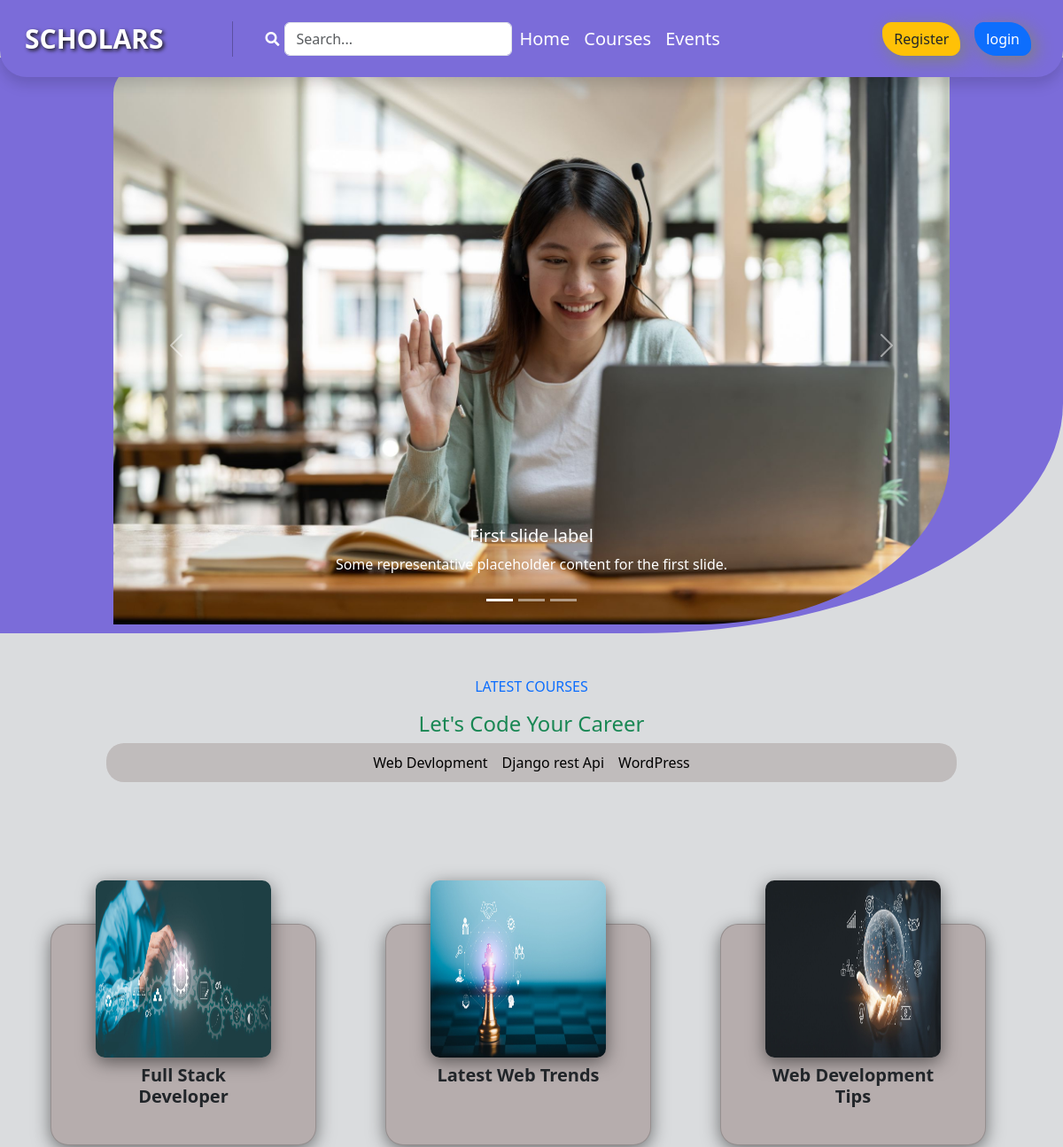
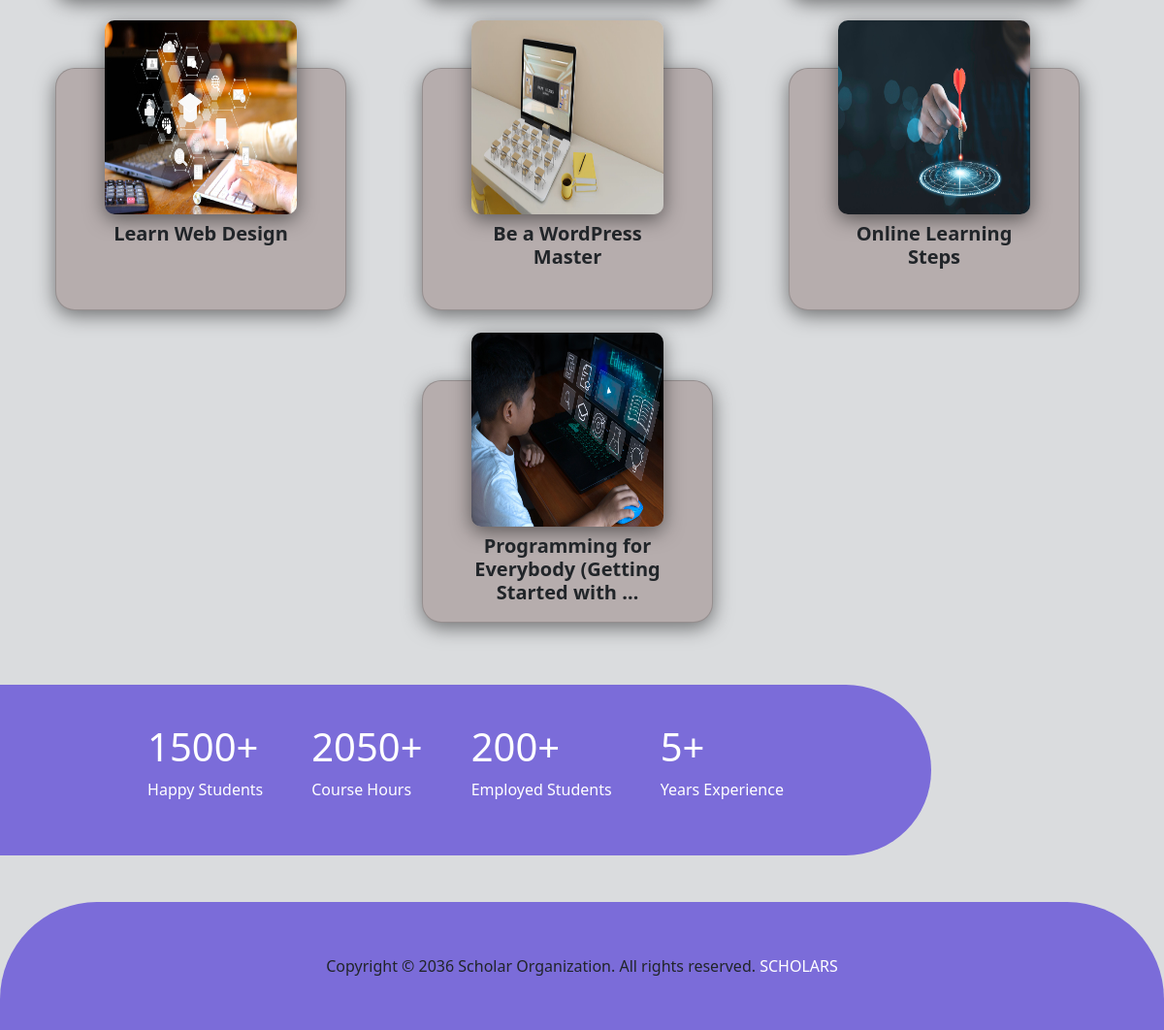
Before: / with the older database file (2 pictures, top to bottom).
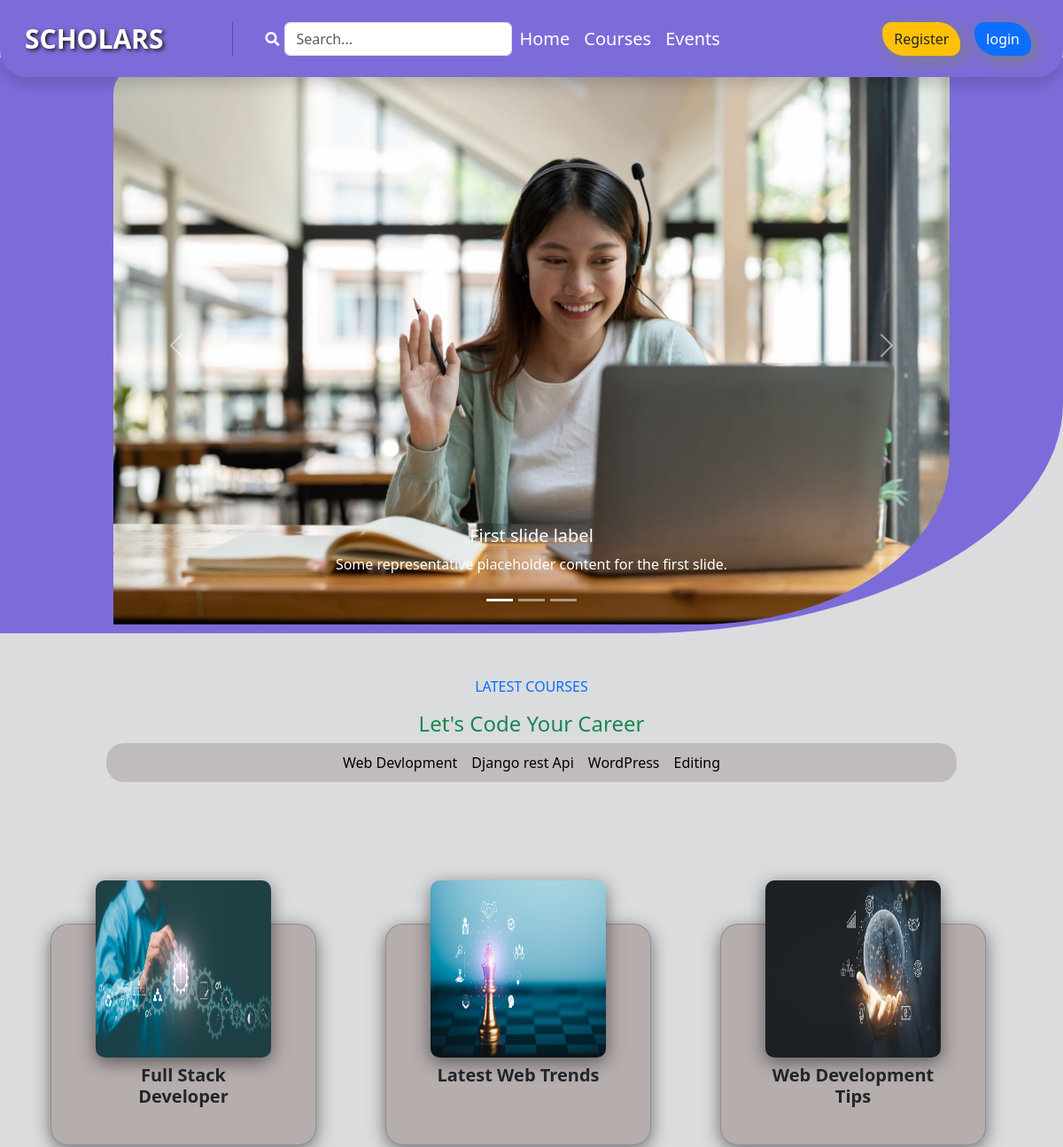
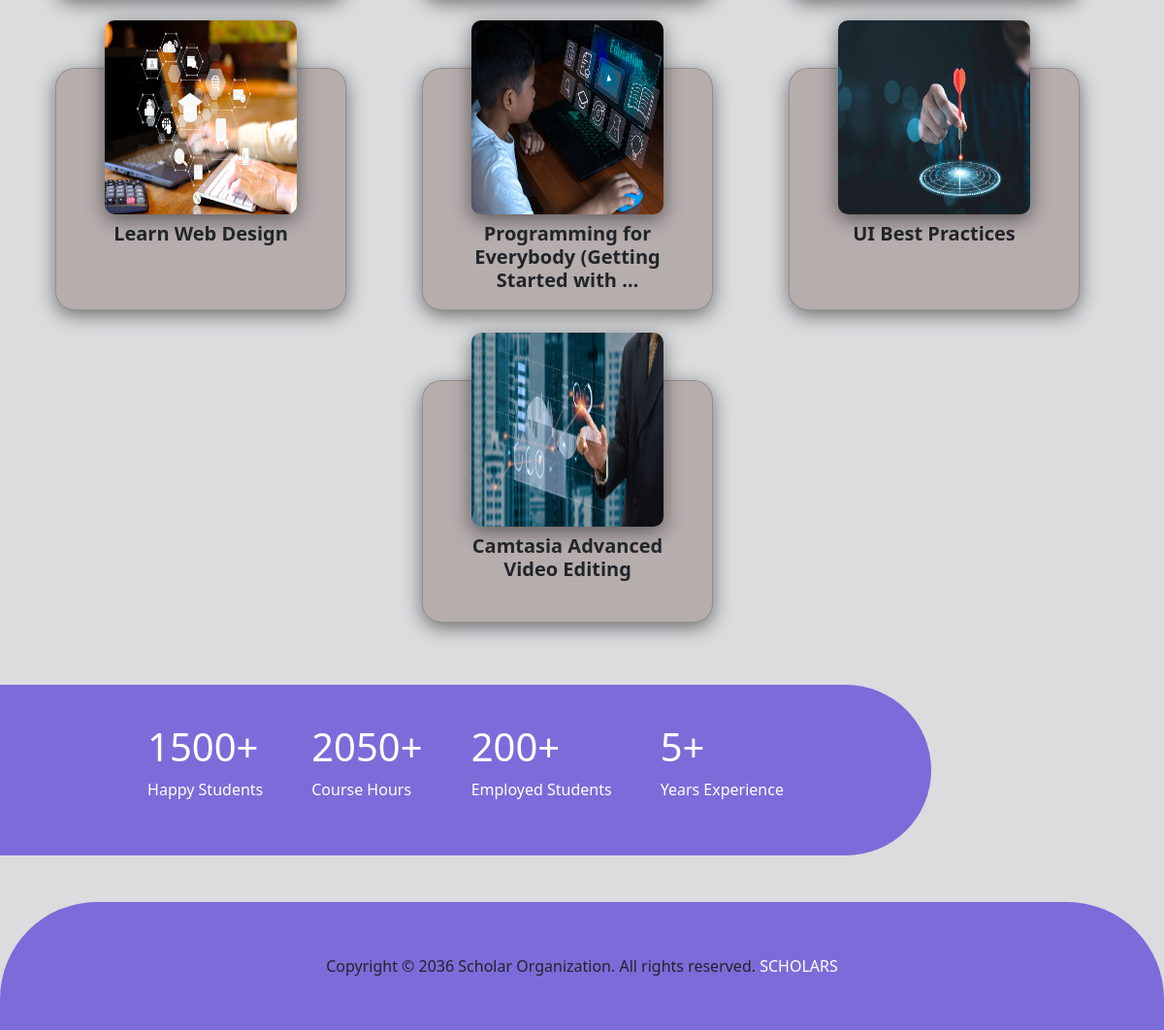
After: the same page with the newer database file (2 pictures, top to bottom).
### Course/models.py (models this page shows, shortened)
class Type(models.Model):
    Name = models.CharField(max_length=100)
    slug = models.SlugField(max_length=100,unique=True, null=True, blank=True)

class AddCourse(models.Model):
    teacher = models.ForeignKey(User, on_delete=models.CASCADE,related_name='teacher' )
    Course_Title  = models.CharField(max_length=100)
    price = models.DecimalField(max_digits=10, decimal_places=0 , null=True)
    Content = models.TextField()
    Type = models.ForeignKey(Type,on_delete=models.CASCADE)
    image = models.ImageField(upload_to='Course/media/uploads/', blank = True, null = True)

### Core/views.py (the view)
# urls.py: path('',views.HomeView.as_view(),name='home'),
class  HomeView(View):
    template_name = 'home.html'
    def get(self, request, category_slug=None):
        query = request.GET.get('q')
        data = models.AddCourse.objects.all()
        categories = models.Type.objects.all()
        if query:
            data = models.AddCourse.objects.filter(Course_Title__icontains=query)
        if category_slug is not None:
            category = models.Type.objects.get(slug=category_slug)
            data = models.AddCourse.objects.filter(Type=category)
        return render(request, self.template_name, {"data": data, "categories": categories})

### Core/templates/home.html (shortened to what this page needs)
{% extends "base.html" %}
{% load static %}
{% block content %}
<div class='banner_container'>
    <div class='banner'>
        <div id="carouselExampleCaptions" class="carousel slide">
            <div class="carousel-indicators">
              <button type="button" data-bs-target="#carouselExampleCaptions" data-bs-slide-to="0" class="active" aria-current="true" aria-label="Slide 1"></button>
              <button type="button" data-bs-target="#carouselExampleCaptions" data-bs-slide-to="1" aria-label="Slide 2"></button>
              <button type="button" data-bs-target="#carouselExampleCaptions" data-bs-slide-to="2" aria-label="Slide 3"></button>
            </div>
            <div class="carousel-inner">
              <div class="carousel-item active">
                <img class='imgCao' src="{% static "img/1.jpg" %}" class="d-block w-100" alt="...">
                <div class="carousel-caption d-none d-md-block">
                  <h5>First slide label</h5>
                  <p>Some representative placeholder content for the first slide.</p>
                </div>
              </div>
            </div>
            <button class="carousel-control-prev" type="button" data-bs-target="#carouselExampleCaptions" data-bs-slide="prev">
              <span class="carousel-control-prev-icon" aria-hidden="true"></span>
            </button>
            <button class="carousel-control-next" type="button" data-bs-target="#carouselExampleCaptions" data-bs-slide="next">
              <span class="carousel-control-next-icon" aria-hidden="true"></span>
            </button>
          </div>
    </div>
</div>
  <section class='mt-5'>
    <p class='text-center text-primary'>LATEST COURSES</p>
    <h4 class='text-center  text-success'>Let's Code Your Career </h4>
<div id='Courses' class="d-flex cat-container justify-content-center gap-3 flex-wrap">
     {% for cat in categories %}
     <a href="{% url "category_wise_post" cat.slug %}" onclick="scrollToTopic()" class="text-decoration-none ">{{ cat.Name }}</a>
     {% endfor %}
</div>
<div  class='d-flex justify-content-center align-items-center mt-5'>
  <div class="d-flex justify-content-center align-items-center flex-wrap gap-5 p-5 p-md-3">
  {% if data %}
  {% for i in data  %}
        <div class="card mt-4" id="section1">
          <div class="imgbox">
            <img
              src="{{i.image.url}}" />
              <h5 class='text-center  mt-2 fw-bold'>{{i.Course_Title|truncatewords:6}}</h5>
          </div>
        </div>
  {% endfor %}
  {% else %}
  <div>
    <h4 class='text-center text-danger'>No Course Found....</h4>
  </div>
  {% endif %}
</div>
</div>
  </section>
 <Section id='achivment' class='history-Container my-5'>
  <div class='service'>
    <h1>1500+</h1>
    <p>Happy Students</p>
  </div>
  <div class='service'>
    <h1>2050+</h1>
    <p>Course Hours</p>
  </div>
  <div class='service'>
    <h1>200+</h1>
    <p>Employed Students</p>
  </div>
  <div class='service'>
    <h1>5+</h1>
    <p>Years Experience</p>
  </div>
 </Section>
{% endblock content %}

### Core/templates/base.html (shortened to what this page needs)
<!doctype html>
{% load static %}
<html lang="en">
  <head>
    <link href="https://cdn.jsdelivr.net/npm/bootstrap@5.3.2/dist/css/bootstrap.min.css" rel="stylesheet">
    <link rel="stylesheet" href="https://cdnjs.cloudflare.com/ajax/libs/font-awesome/5.15.4/css/all.min.css">
    <link rel="stylesheet" href="{% static "css/style.css" %}">
</head>
  <body  class=' bg-secondary bg-opacity-25'>
    <nav class="navbar navbar-expand-lg shadow sticky-top p-3 navContainer" >
        <div class="container-fluid">
          <a class="navbar-brand fw-bold navTitle text-white me-md-5" href="{% url "home" %}">SCHOLARS</a>
          <div class="collapse navbar-collapse" id="navbarSupportedContent">
            <form class="d-flex" method="get"  role="search" action='{% url "home" %}#Courses'>
                <button class="search-btn" type="submit"> <i class="fas fa-search text-white fw-bold"></i></button>
              <input class="form-control "  name="q" type="search" placeholder="Search..." aria-label="Search">
            </form>
            <ul class="navbar-nav me-auto mb-2 mb-lg-0">
              <li class="nav-item">
                <a class="nav-link   text-white " href="{% url "home" %}">Home</a>
              </li>
              <li class="nav-item">
                <a class="nav-link   text-white " href="{% url "home" %}#Courses">Courses</a>
              </li>
              <li class="nav-item">
                <a class="nav-link   text-white " href="{% url "home" %}#achivment">Events</a>
              </li>
            </ul>
            <div class="p-2">
              <ul class='navbar-nav d-flex  me-auto mb-2 mb-lg-0'>
               {% if request.user.is_authenticated %}
               {% if user.is_staff %}
               <li class="nav-item mx-3">
                <a
                  class=" btn-style btn btn-warning text-dark"
                  href="{% url "teacher" %}"
                  >Teacher DashBord</a
                >
              </li>
               {% else %}
                <li class=" nav-item mx-3">
                  <a
                    class=" btn-style btn btn-warning text-dark"
                    href="{% url "student" %}"
                    >Student Profile</a
                  >
                </li>
                {% endif %}
                <li class="nav-item mx-3">
                  <a
                    class=" btn-style btn btn-danger text-dark"
                    href="{% url "accounts:logout" %}"
                    >Logout</a
                  >
                </li>
                {% else %}
                <li class="nav-item mx-md-3 my-2 my-md-0">
                  <a
                    class=" btn btn-warning text-dark btn-style"
                     href="{% url 'accounts:register' %}"
                    >Register</a
                  >
                </li>
                <li class="nav-item">
                  <a
                    class=" btn btn-primary text-white btn-style"
                    href="{% url "accounts:login" %}"
                    >login</a
                  >
                </li>
                {% endif %}
              </ul>
         </div>
          </div>
        </div>
      </nav>
      <div class='content-Min'>
        {% block content %}
        {% endblock content %}
      </div>
    <footer class='footer-container mt-4'>
      <div class="text-center p-1" >
         Copyright © 2036 Scholar Organization. All rights reserved.
        <a class="text-white text-decoration-none" href="https://scholars.com/">SCHOLARS</a>
      </div>
    </footer>
  </body>
</html>

### Core/static/css/style.css (style rules this page uses)
.navContainer { border-radius:0px 0px 30px 30px; background:#7B6CD9; }
.navTitle { text-shadow: 2px 2px 4px #1a1919; font-size: 30px; }
.nav-link { font-size: 20px; }
.content-Min { min-height: 50vh; }
.btn-style { box-shadow: 5px 5px 20px gray; border-radius: 10px 25px; }
.search-btn { background:#7B6CD9; border: none; }
.banner_container { background:#7B6CD9; margin-top: -22px; border-radius: 0px 0px 40% 0px; padding: 10px; }
.banner { width: 80%; height: 80%; margin: auto; }
.imgCao { width: 100%; border-radius: 30px 0px 30% 0px; }
.card { position: relative; width: 300px; height: 250px; border-radius: 20px; box-shadow: 0px 5px 20px rgba(0, 0, 0, 0.5); transition: 0.3s; padding: 30px 50px; background: #b6adad; cursor: pointer; margin-right: 30px; }
.imgbox { position: relative; width: 100%; height: 100%; transform: translateY(-80px); z-index: 90; }
.imgbox img { width: 100%; height: 200px; border-radius: 10px; box-shadow: 0px 5px 20px rgba(0, 0, 0, 0.5); }
.cat-container { background-color: #c0bcbc; border-radius: 20px; width: 80%; margin: auto; padding: 10px; margin-bottom: 120px; }
.cat-container a { color: #000; }
.footer-container { background: #7B6CD9; padding: 50px; border-radius: 100px 100px 0px 0px; }
.history-Container { background: #7B6CD9; display: flex; width: 80%; padding: 40px; gap: 50px; flex-wrap: wrap; color: white; justify-content: center; border-radius: 0% 100px 100px 0%; }

Changed rows visible on the page:
removed AddCourse: image (picture), Course_Title "Be a WordPress Master"
removed AddCourse: image (picture), Course_Title "Online Learning Steps"
added Type: Name "Editing"
added AddCourse: image (picture), Course_Title "UI Best Practices"
added AddCourse: image (picture), Course_Title "Camtasia Advanced Video Editing"
